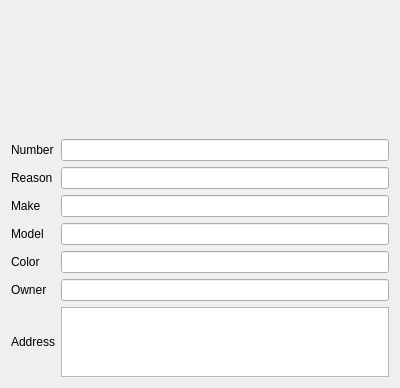
<?xml version="1.0" encoding="UTF-8"?>
<ui version="4.0">
 <class>VehicleDetailDialogClass</class>
 <widget class="QDialog" name="VehicleDetailDialogClass">
  <property name="geometry">
   <rect>
    <x>0</x>
    <y>0</y>
    <width>400</width>
    <height>388</height>
   </rect>
  </property>
  <property name="sizePolicy">
   <sizepolicy hsizetype="Fixed" vsizetype="Fixed">
    <horstretch>0</horstretch>
    <verstretch>0</verstretch>
   </sizepolicy>
  </property>
  <property name="windowTitle">
   <string>Vehicle Detail</string>
  </property>
  <layout class="QGridLayout" name="gridLayout_2">
   <item row="0" column="0">
    <layout class="QGridLayout" name="gridLayout" rowstretch="2,1,1,1,1,1,1,1">
     <item row="3" column="1">
      <widget class="QLineEdit" name="line_make">
       <property name="readOnly">
        <bool>true</bool>
       </property>
      </widget>
     </item>
     <item row="2" column="0">
      <widget class="QLabel" name="label_3">
       <property name="text">
        <string>Reason</string>
       </property>
      </widget>
     </item>
     <item row="6" column="1">
      <widget class="QLineEdit" name="line_owner">
       <property name="readOnly">
        <bool>true</bool>
       </property>
      </widget>
     </item>
     <item row="2" column="1">
      <widget class="QLineEdit" name="line_reason">
       <property name="readOnly">
        <bool>true</bool>
       </property>
      </widget>
     </item>
     <item row="5" column="1">
      <widget class="QLineEdit" name="line_color">
       <property name="readOnly">
        <bool>true</bool>
       </property>
      </widget>
     </item>
     <item row="7" column="1">
      <widget class="QTextEdit" name="text_address">
       <property name="readOnly">
        <bool>true</bool>
       </property>
      </widget>
     </item>
     <item row="5" column="0">
      <widget class="QLabel" name="label_6">
       <property name="text">
        <string>Color</string>
       </property>
      </widget>
     </item>
     <item row="3" column="0">
      <widget class="QLabel" name="label_4">
       <property name="text">
        <string>Make</string>
       </property>
      </widget>
     </item>
     <item row="4" column="0">
      <widget class="QLabel" name="label_5">
       <property name="text">
        <string>Model</string>
       </property>
      </widget>
     </item>
     <item row="1" column="1">
      <widget class="QLineEdit" name="line_number">
       <property name="readOnly">
        <bool>true</bool>
       </property>
      </widget>
     </item>
     <item row="7" column="0">
      <widget class="QLabel" name="label_8">
       <property name="text">
        <string>Address</string>
       </property>
      </widget>
     </item>
     <item row="4" column="1">
      <widget class="QLineEdit" name="line_model">
       <property name="readOnly">
        <bool>true</bool>
       </property>
      </widget>
     </item>
     <item row="6" column="0">
      <widget class="QLabel" name="label_7">
       <property name="text">
        <string>Owner</string>
       </property>
      </widget>
     </item>
     <item row="1" column="0">
      <widget class="QLabel" name="label_2">
       <property name="text">
        <string>Number</string>
       </property>
      </widget>
     </item>
     <item row="0" column="0" colspan="2">
      <widget class="QLabel" name="label_image">
       <property name="text">
        <string/>
       </property>
       <property name="alignment">
        <set>Qt::AlignCenter</set>
       </property>
      </widget>
     </item>
    </layout>
   </item>
  </layout>
 </widget>
 <resources/>
 <connections/>
</ui>
